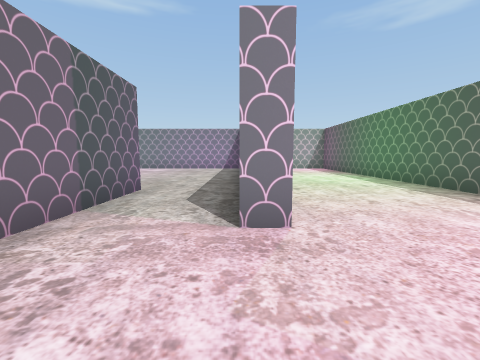
[1] (above)

24 first-person views from a walk through a scene from a Unity 3-D project. The camera is 1.4 m above the floor, tilts 6° down and sees 90° across. The floor is counted in squares, 2 m on a side. Each view is taken from the middle of a square. On the plan, view 1 faces up. The plan holds only what a view shows up to about 9 squares ahead; the rest is blank. The player is left out. Some surface patterns are stand-ins.

[2]
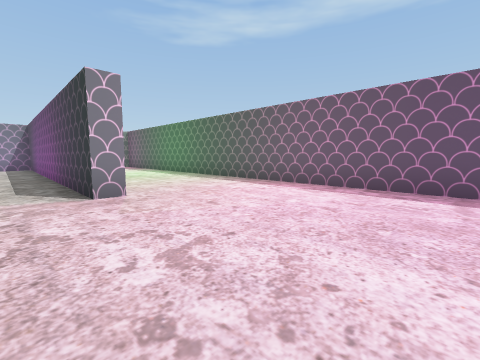

[3]
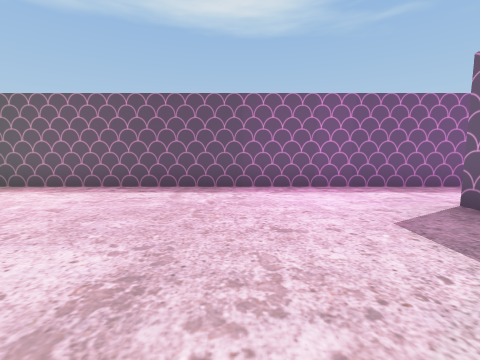

[4]
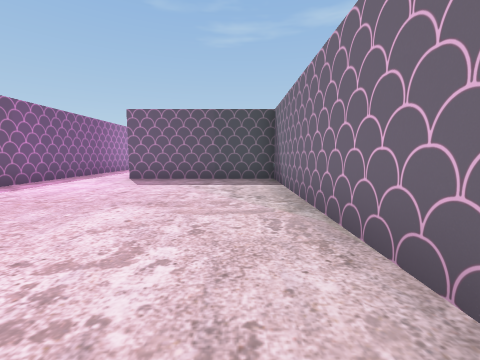

[5]
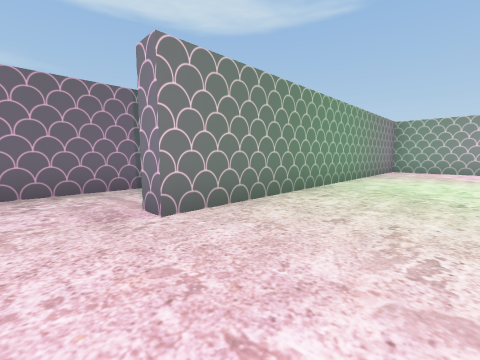

[6]
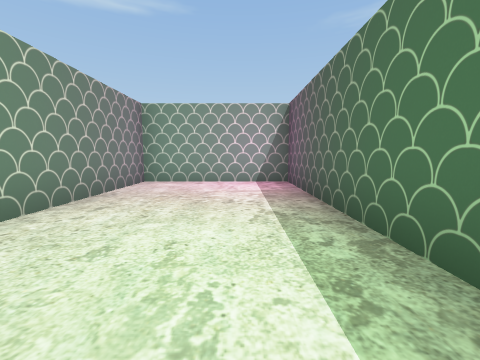

[7]
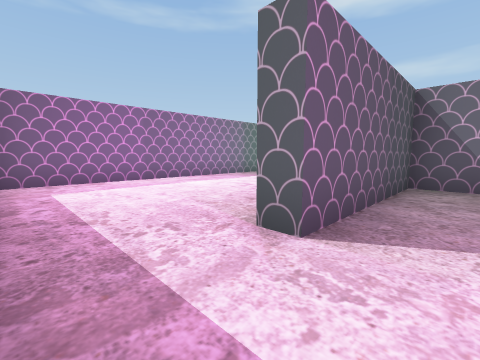

[8]
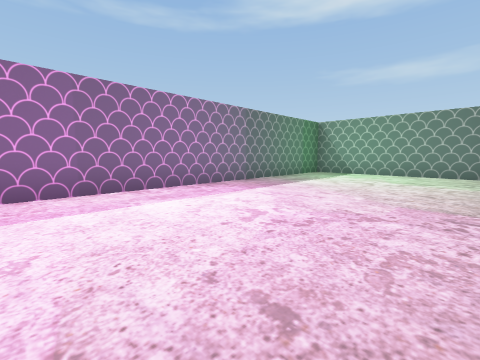

[9]
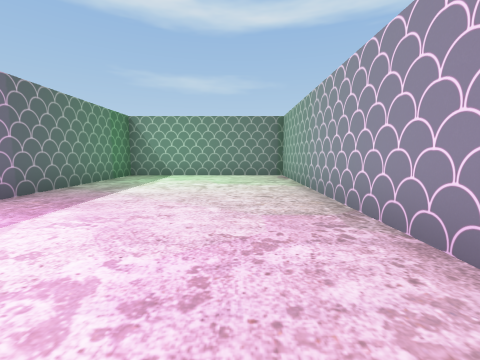

[10]
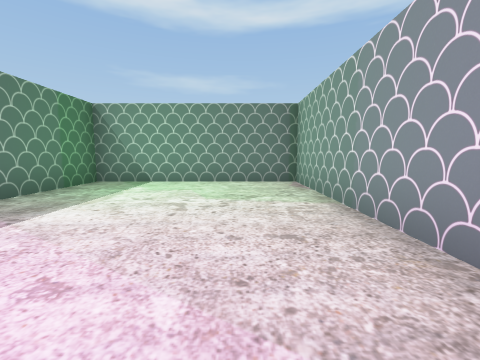

[11]
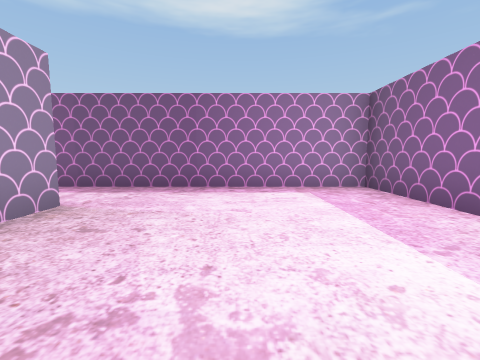

[12]
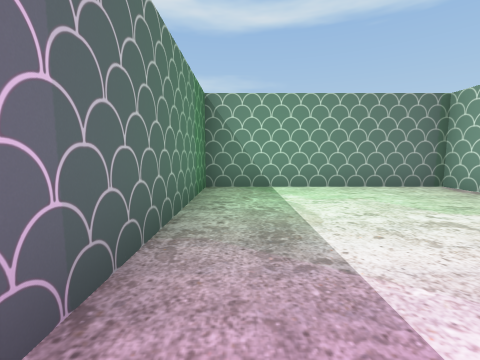

[13]
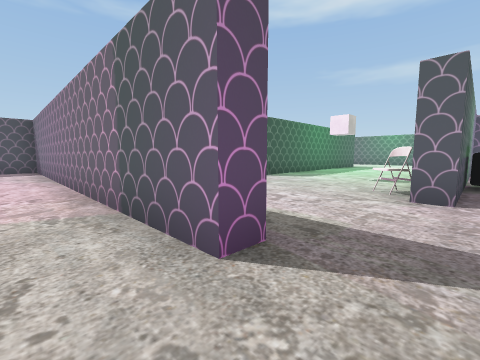

[14]
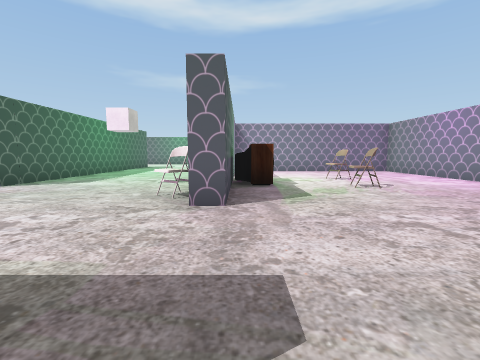

[15]
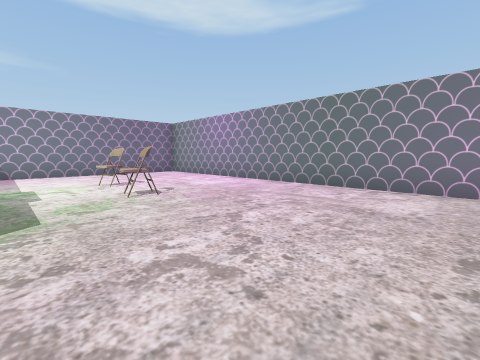

[16]
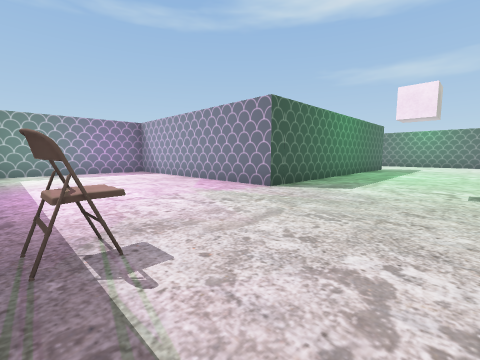

[17]
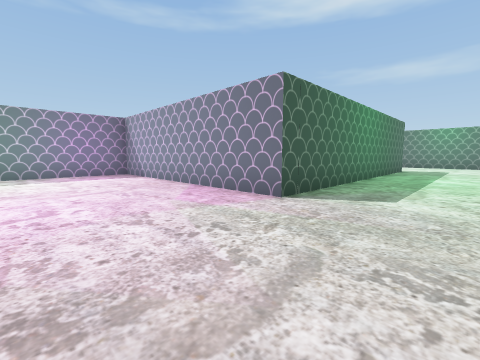

[18]
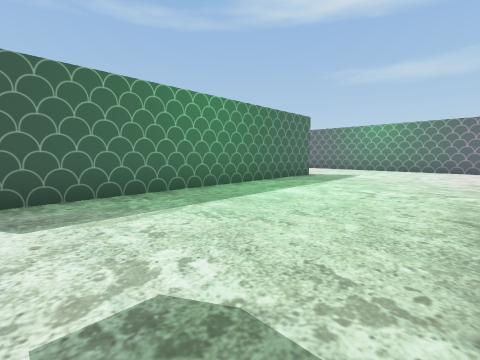

[19]
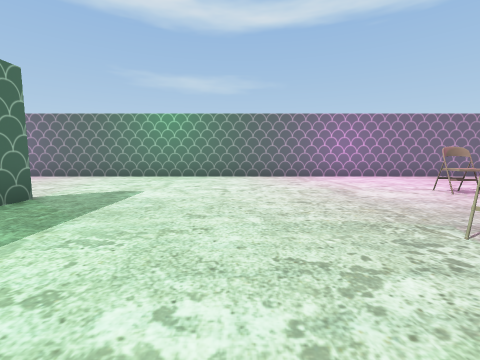

[20]
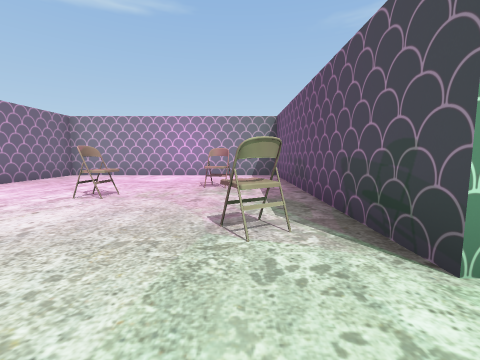

[21]
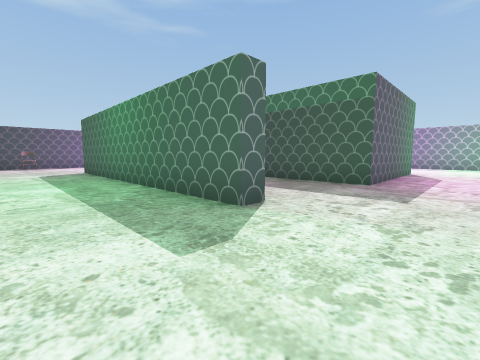

[22]
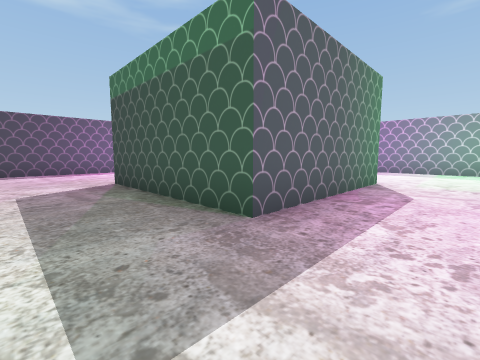

[23]
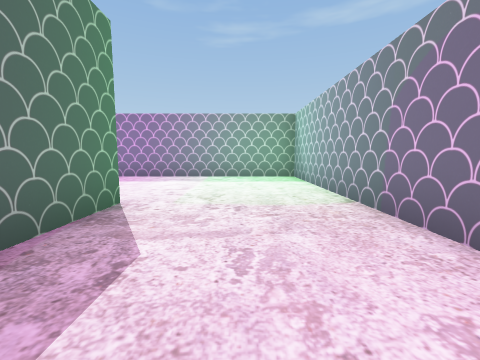

[24]
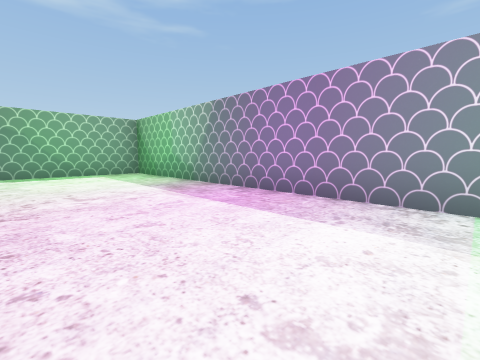

### Floor plan
Ten units are one square. View 1 is at (0, 0); x grows to the right and y downward. Boxes are objects, and circles mark ways between rooms. Rooms are numbered by the first view taken in them; rooms with no view inside come last. Other rooms are left out.
<svg viewBox="-203 -128 251 250">
<path fill="none" stroke="#000" d="M-20 -26 -20 60 22 60 22 65M43 64 43 -123 5 -123 5 -22 0 -22M-4 65 -73 65 -73 117 43 117 43 64M22 65 14 65M-127 -52 -127 -123 -198 -123 -198 29M-157 -1 -157 -7 -73 -7 -73 60 -29 60M-78 36 -78 9M-122 -106 -122 -58 -52 -58M-26 -48 -20 -48 -20 -26M-163 75 -163 30 -118 30M0 -22 0 -98M-198 56 -198 117 -78 117 -78 79M-29 -123 -111 -123"/>
<rect x="-165" y="-85" width="10" height="10" fill="#bbb"><title>other object</title></rect>
<rect x="-155" y="-95" width="10" height="10" fill="#bbb"><title>other object</title></rect>
<rect x="-145" y="-65" width="10" height="10" fill="#bbb"><title>other object</title></rect>
<rect x="-95" y="-95" width="10" height="10" fill="#bbb"><title>other object</title></rect>
<rect x="-85" y="-65" width="10" height="10" fill="#bbb"><title>TV</title></rect>
<rect x="-75" y="-95" width="10" height="10" fill="#bbb"><title>other object</title></rect>
<rect x="-65" y="-55" width="10" height="10" fill="#bbb"><title>other object</title></rect>
<rect x="-35" y="-25" width="10" height="10" fill="#bbb"><title>other object</title></rect>
<circle cx="35" cy="60" r="3" fill="#2a7"/>
<circle cx="-10" cy="-35" r="3" fill="#2a7"/>
<text x="20" y="-20">1</text>
<text x="-20" y="90">2</text>
<text x="-110" y="-20">3</text>
</svg>
Room 1 opens to room 2. Room 1 opens to room 3.

Where each view was taken, in squares from view 1:
view 1: 0 up, 0 right, facing up
view 2: 2 down, 1 left, facing up-right
view 3: 3 down, 1 left, facing right
view 4: 1 up, 1 left, facing down
view 5: 1 up, 3 right, facing up-left
view 6: 6 up, 3 right, facing up
view 7: 5 down, 4 right, facing down-left
view 8: 7 down, 2 right, facing down-left
view 9: 8 down, 1 right, facing left
view 10: 8 down, 1 left, facing left
view 11: 9 down, 1 left, facing right
view 12: 11 down, 2 left, facing left
view 13: 6 up, 1 left, facing down-left
view 14: 6 up, 2 left, facing left
view 15: 7 up, 3 left, facing up-left
view 16: 4 up, 3 left, facing down-left
view 17: 3 up, 4 left, facing down-left
view 18: 5 up, 8 left, facing down-left
view 19: 4 up, 12 left, facing left
view 20: 4 up, 14 left, facing up
view 21: 3 up, 18 left, facing down-right
view 22: 1 down, 18 left, facing down-right
view 23: 4 down, 18 left, facing down
view 24: 8 down, 17 left, facing down-right
